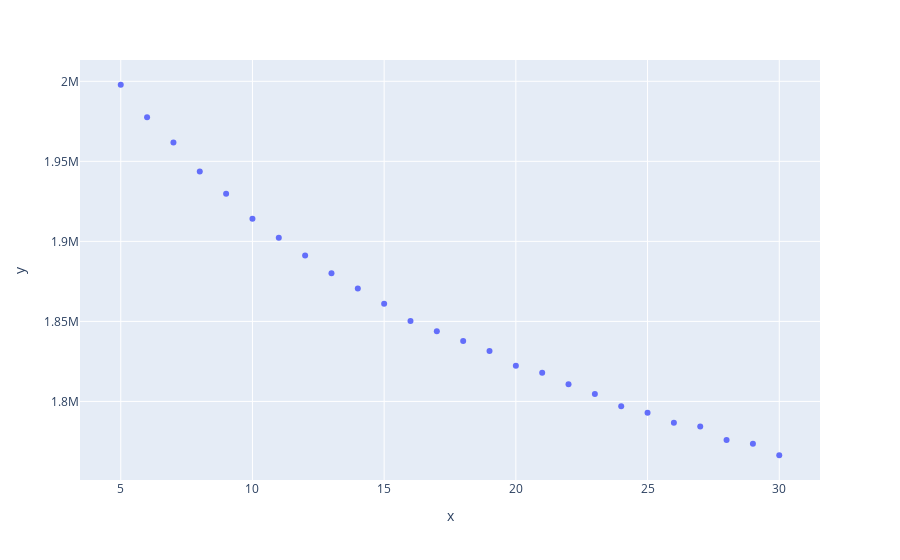

The notebook cell saved with this chart:
### Code cell
elbow(df, X, 50, 30)

### Figure 1 — Plotly figure (JSON) as saved in the notebook; plotly's stock layout.template omitted (floating-point values rounded to 4 significant figures)
{"data": [{"hovertemplate": "x=%{x}<br>y=%{y}<extra></extra>", "legendgroup": "", "marker": {"color": "#636efa", "symbol": "circle"}, "mode": "markers", "name": "", "orientation": "v", "showlegend": false, "type": "scatter", "x": [5, 6, 7, 8, 9, 10, 11, 12, 13, 14, 15, 16, 17, 18, 19, 20, 21, 22, 23, 24, 25, 26, 27, 28, 29, 30], "xaxis": "x", "y": [1998000.0, 1978000.0, 1962000.0, 1944000.0, 1930000.0, 1914000.0, 1902000.0, 1891000.0, 1880000.0, 1870000.0, 1861000.0, 1850000.0, 1844000.0, 1838000.0, 1832000.0, 1822000.0, 1818000.0, 1811000.0, 1805000.0, 1797000.0, 1793000.0, 1787000.0, 1784000.0, 1776000.0, 1774000.0, 1766000.0], "yaxis": "y"}], "layout": {"legend": {"tracegroupgap": 0}, "margin": {"t": 60}, "xaxis": {"anchor": "y", "domain": [0, 1], "title": {"text": "x"}}, "yaxis": {"anchor": "x", "domain": [0, 1], "title": {"text": "y"}}}}
